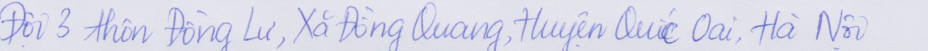
#> input picture OCR_Website/app/Models/data/for_testing_code/0260_samples.png, 1856 x 102 px (shown at 1/2 size)
$ python test_image_processing.py
#> lines starting #> are read from the running program, lines starting #| are printed output that depends on the picture; after the words box and inside, x2 and y2 are one past the last pixel; in counts of white or black regions, pixels touching at a corner belong together
### OCR_Website/app/Models/Image_processing/Image_Processing.py
#DPL302M/OCR project/Image_Processing.py

import cv2
import numpy as np


def preprocess_image(raw_image):
    """
    Argument:
        def preprocess_image
            - input 'raw_image': image's path
            - return 'normalized': image after processing
    """
#> called with raw_image = 'data/for_testing_code/0260_samples.png'
    # Load an image
    image = cv2.imread(raw_image)
#> image is the input picture: shape (102, 1856, 3); mean B, G, R 233, 217.5, 216.9
    height = image.shape[0]
#> height = 102
    width = image.shape[1]
#> width = 1856

    image = cv2.resize(image,(int(118/height*width),118))
#> image: shape (118, 2147, 3)

    #convert Grayscale
    gray_img = cv2.cvtColor(image, cv2.COLOR_BGR2GRAY)
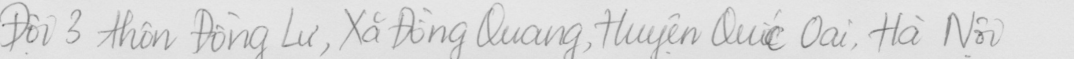
#> gray_img: shape (118, 2147) (shown at 1/2 size); min 91, max 234, mean 218.9

    #Apply blur
    blurred  = cv2.GaussianBlur(gray_img, (5,5), 0)

    # Perform thresholding to create a binary image
    _, thresh = cv2.threshold(blurred, 0, 255, cv2.THRESH_BINARY + cv2.THRESH_OTSU)
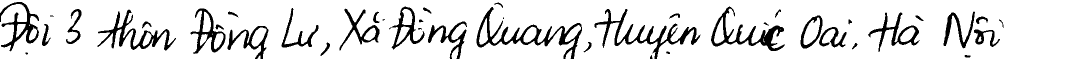
#> thresh: shape (118, 2147) (shown at 1/2 size); 87.6% white; 43 black regions (5 under 20 px), largest, box (x1, y1, x2, y2) and area: (953, 14, 1164, 118) 3834, (1189, 18, 1401, 118) 3533, (1422, 13, 1570, 102) 2923

    # Optionally, perform morphological operations to further clean the image
    kernel = np.ones((3, 3), np.uint8)
    morphed = cv2.morphologyEx(thresh, cv2.MORPH_CLOSE, kernel)
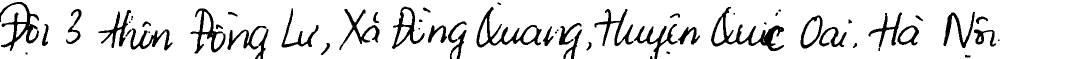
#> morphed: shape (118, 2147) (shown at 1/2 size); 88% white; 59 black regions (13 under 20 px), largest, box (x1, y1, x2, y2) and area: (1422, 14, 1568, 102) 2850, (953, 14, 1083, 95) 2275, (0, 4, 78, 102) 2060

    #normalized image
    normalized = morphed/255

    return normalized


def display_processed_image(image):
    """
    Argument:
        def display_processed_image:
            - input 'image': image that read from cv2
            - return: display processed image
    """

    # Display the processed image
    cv2.imshow('Processed Image', image)
    cv2.waitKey(0)
    cv2.destroyAllWindows()

### OCR_Website/app/Models/test_image_processing.py

from Image_processing.Image_Processing import preprocess_image
from Image_processing.Image_Processing import display_processed_image

image_path = 'data/for_testing_code/0260_samples.png'

img = preprocess_image(image_path)
display_processed_image(img)

$ run again, with OCR_Website/app/Models/data/for_testing_code/0036_samples.png copied over OCR_Website/app/Models/data/for_testing_code/0260_samples.png
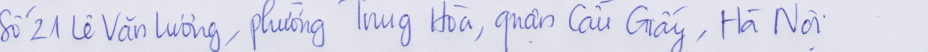
#> input picture OCR_Website/app/Models/data/for_testing_code/0036_samples.png, 1856 x 103 px (shown at 1/2 size)
#> in preprocess_image, image is the input picture: shape (103, 1856, 3); mean B, G, R 232.3, 216.8, 216.5
#> image: shape (118, 2126, 3)
#> in preprocess_image, `_, thresh = cv2.threshold(blurred, 0, 255, cv2.THRESH_BINARY + cv2.THR..`:
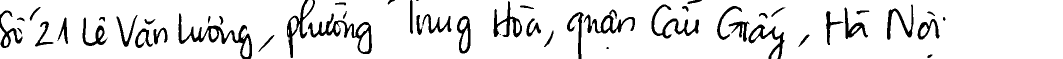
#> thresh: shape (118, 2126) (shown at 1/2 size); 89.9% white; 52 black regions (4 under 20 px), largest, box (x1, y1, x2, y2) and area: (357, 27, 504, 118) 2470, (616, 27, 744, 108) 2209, (1303, 9, 1398, 77) 1457
#> in preprocess_image, `morphed = cv2.morphologyEx(thresh, cv2.MORPH_CLOSE, kernel)`:
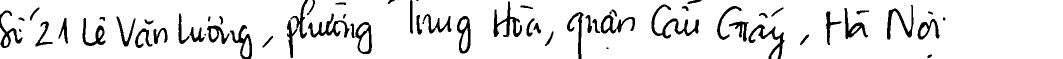
#> morphed: shape (118, 2126) (shown at 1/2 size); 90.2% white; 63 black regions (4 under 20 px), largest, box (x1, y1, x2, y2) and area: (1303, 9, 1398, 77) 1453, (987, 3, 1044, 74) 1252, (1497, 49, 1569, 118) 1222

$ run again, with OCR_Website/app/Models/data/for_testing_code/0043_samples.png copied over OCR_Website/app/Models/data/for_testing_code/0260_samples.png
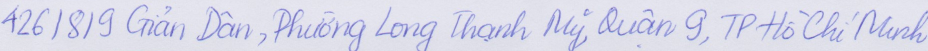
#> input picture OCR_Website/app/Models/data/for_testing_code/0043_samples.png, 1855 x 102 px (shown at 1/2 size)
#> in preprocess_image, image is the input picture: shape (102, 1855, 3); mean B, G, R 233.1, 216.9, 216.3
#> image: shape (118, 2145, 3)
#> in preprocess_image, `_, thresh = cv2.threshold(blurred, 0, 255, cv2.THRESH_BINARY + cv2.THR..`:
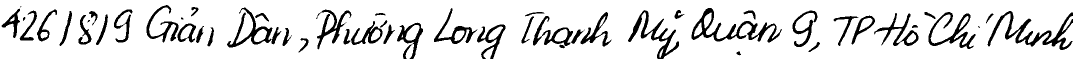
#> thresh: shape (118, 2145) (shown at 1/2 size); 87.1% white; 54 black regions (4 under 20 px), largest, box (x1, y1, x2, y2) and area: (1975, 22, 2145, 100) 3060, (1383, 16, 1564, 85) 2928, (1256, 20, 1358, 118) 2137
#> in preprocess_image, `morphed = cv2.morphologyEx(thresh, cv2.MORPH_CLOSE, kernel)`:
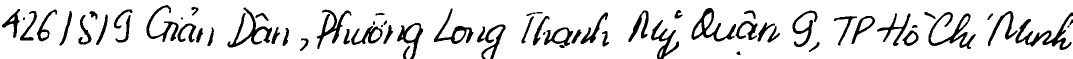
#> morphed: shape (118, 2145) (shown at 1/2 size); 87.5% white; 68 black regions (5 under 20 px), largest, box (x1, y1, x2, y2) and area: (2031, 25, 2145, 100) 2065, (1857, 24, 1951, 98) 1781, (1383, 16, 1472, 83) 1597

$ run again, with OCR_Website/app/Models/data/for_testing_code/0093_samples.png copied over OCR_Website/app/Models/data/for_testing_code/0260_samples.png
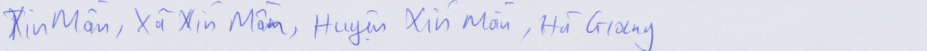
#> input picture OCR_Website/app/Models/data/for_testing_code/0093_samples.png, 1853 x 102 px (shown at 1/2 size)
#> in preprocess_image, image is the input picture: shape (102, 1853, 3); mean B, G, R 235.8, 223.1, 222.5
#> image: shape (118, 2143, 3)
#> in preprocess_image, `_, thresh = cv2.threshold(blurred, 0, 255, cv2.THRESH_BINARY + cv2.THR..`:
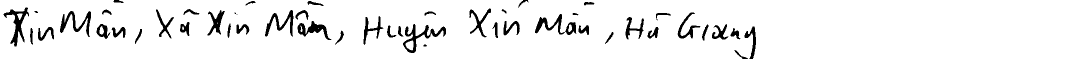
#> thresh: shape (118, 2143) (shown at 1/2 size); 93.6% white; 49 black regions (2 under 20 px), largest, box (x1, y1, x2, y2) and area: (806, 48, 892, 106) 1255, (7, 15, 58, 93) 1181, (1070, 28, 1153, 70) 1108
#> in preprocess_image, `morphed = cv2.morphologyEx(thresh, cv2.MORPH_CLOSE, kernel)`:
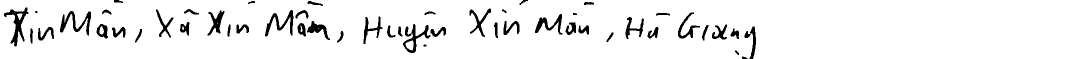
#> morphed: shape (118, 2143) (shown at 1/2 size); 93.8% white; 52 black regions (1 under 20 px), largest, box (x1, y1, x2, y2) and area: (8, 15, 57, 93) 1157, (120, 22, 182, 71) 998, (806, 48, 861, 106) 939
